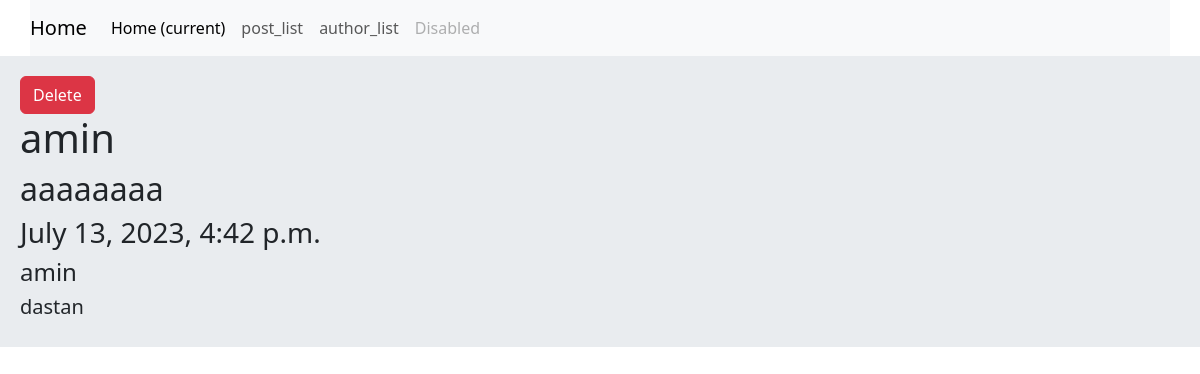
Page /detail/1 on the earlier database version.
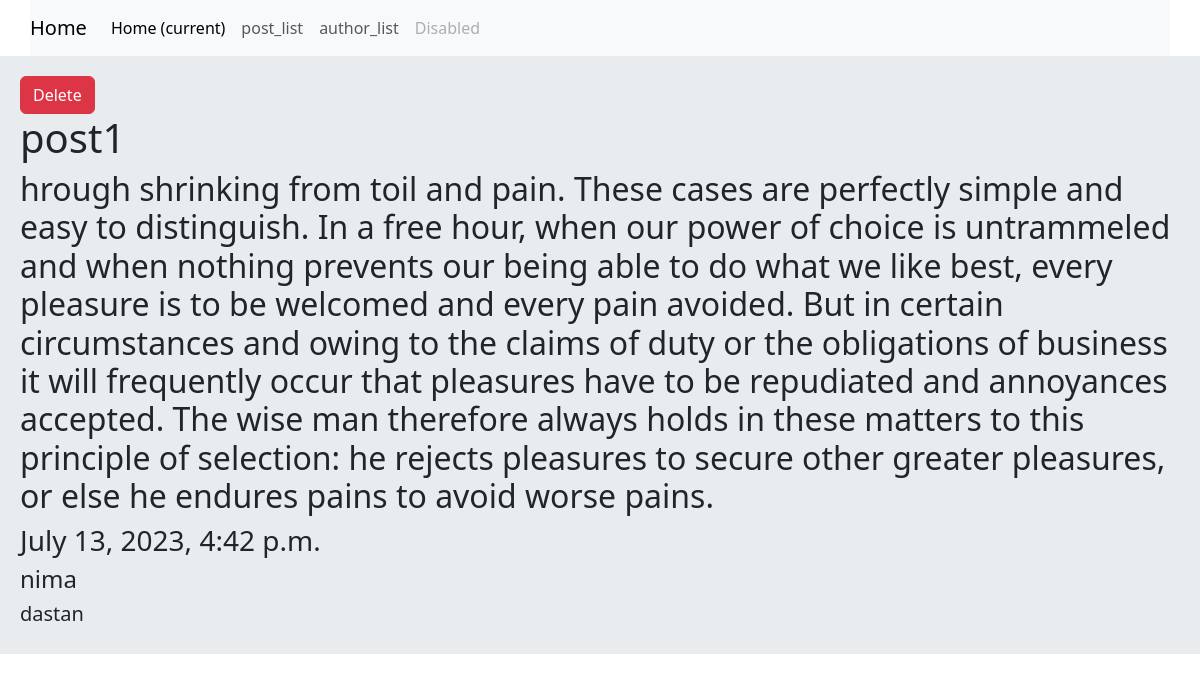
Same page on the later database version.
### Blogapp/models.py (models this page shows, shortened)
class Post(models.Model):
    title = models.CharField(max_length=200)
    content = models.TextField()
    author = models.ForeignKey(Author, on_delete=models.CASCADE)
    pub_date = models.DateTimeField(auto_now_add=True)
    category = models.ForeignKey(Category, on_delete=models.SET_NULL, null=True, blank=True)

class Author(models.Model):
    name = models.CharField(max_length=200)
    bio = models.TextField()
    def __str__(self):
        return self.name

class Category(models.Model):
    name = models.CharField(max_length=200)
    description = models.TextField()
    def __str__(self):
        return self.name

### Blogapp/views.py (the view)
# urls.py: path('detail/<int:Post_id>' , views.detail , name='details'),
def detail(request , Post_id):
    post = Post.objects.get(id= Post_id)
    return render(request , 'detail.html',{'post':post})

### templates/detail.html (shortened to what this page needs)
{%extends 'base.html' %}
{% block content %}
    <a href="" class='btn btn-danger'>Delete</a>
    <h1>{{ post.title }}</h1></hr>
    <h2>{{ post.content }}</h2></hr>
    <h3>{{post.pub_date}}</h3></hr>
    <h4>{{ post.author }}</h4></hr>
    <h5>{{ post.category }}</h5>
{% endblock %}

### templates/base.html (shortened to what this page needs)
<!DOCTYPE html>
<html lang="en">
<head>
    <link href="https://cdn.jsdelivr.net/npm/bootstrap@5.3.0/dist/css/bootstrap.min.css" rel="stylesheet">
<body>
    {% include 'navbar.html' %}
      <div class="jumbotron">
            {% block content %} {% endblock %}
      </div>
</body>
</html>

### templates/navbar.html (shortened to what this page needs)
<nav class="container navbar navbar-expand-lg navbar-light bg-light">
    <a class="navbar-brand" href="{% url 'home' %}">Home</a>
    <div class="collapse navbar-collapse" id="navbarNavAltMarkup">
      <div class="navbar-nav">
        <a class="nav-item nav-link active" href="#">Home <span class="sr-only">(current)</span></a>
        <a class="nav-item nav-link" href="{% url 'post_list' %}">post_list</a>
        <a class="nav-item nav-link" href="{% url 'author_list' %}">author_list</a>
        <a class="nav-item nav-link disabled" href="#">Disabled</a>
      </div>
    </div>
  </nav>

### templates/base.html (style rules this page uses)
.jumbotron { padding:20px; margin-bottom:20 px; background-color: #e9ecef; }

Differences in the rows shown:
changed Post "dastan": title "amin" → "post1"; content "aaaaaaaa" → "hrough shrinking from toil and pain. These cases are perfectly simple and easy to distinguish. In a free hour, when our power of choice is untrammeled and when nothing prevents our being able to do what we like best, every pleasure is to be welcomed and every pain avoided. But in certain circumstances and owing to the claims of duty or the obligations of business it will frequently occur that pleasures have to be repudiated and annoyances accepted. The wise man therefore always holds in these matters to this principle of selection: he rejects pleasures to secure other greater pleasures, or else he endures pains to avoid worse pains."; author "amin" → "nima"
